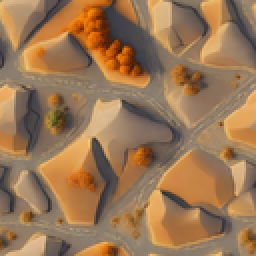
#> input picture genai_assets/terrain_tiles_oils/42_autumn_desert.png, 128 x 128 px (shown 2 times larger)
$ python tilesets.py --base_tile terrain_tiles_oils/42_autumn_desert.png
#> lines starting #> are read from the running program, lines starting #| are printed output that depends on the picture
import numpy as np
from PIL import Image
import argparse

TAPER_RATE = 2.0


def create_gradient_mask(size, direction, taper_rate=TAPER_RATE):

    """Create a gradient mask with corrected directions and improved smoothness."""
    if direction in ['left', 'right']:
        gradient = np.linspace(0, 1, size[0])
        mask = np.tile(gradient, (size[1], 1))
    elif direction in ['top', 'bottom']:
        gradient = np.linspace(0, 1, size[1])
        mask = np.tile(gradient, (size[0], 1)).T
    elif direction in ['top_left', 'top_right', 'bottom_left', 'bottom_right']:

        x_direction = 'left' if 'left' in direction else 'right'
        x_mask = create_gradient_mask(size, x_direction, taper_rate=taper_rate)

        y_direction = 'top' if 'top' in direction else 'bottom'
        y_mask = create_gradient_mask(size, y_direction, taper_rate=taper_rate)

        # Combine x and y masks but need them back as floats first
        x_mask = x_mask.astype(float) / 255
        y_mask = y_mask.astype(float) / 255

        combined_mask = x_mask * y_mask

        return (combined_mask * 255).astype(np.uint8)

    # Apply taper rate for smoother transition
    mask = np.power(mask, taper_rate)

    # Correct the gradient direction
    if direction in ['left', 'top']:
        # Flip orientation of the matrix
        mask = np.flip(mask, axis=0 if direction == 'top' else 1)

    return (mask * 255).astype(np.uint8)


def apply_gradient_mask(image, mask):
    """Apply gradient mask to image's alpha channel."""
    rgba = np.array(image.convert('RGBA'))
    rgba[..., 3] = mask
    return Image.fromarray(rgba)


def generate_tileset(base_tile_path, output_path, taper_rate=TAPER_RATE, output_format='auto'):
    """Generate a complete 3x3 tileset with fading edges and corners."""
#> called with base_tile_path = 'terrain_tiles_oils/42_autumn_desert.png', output_path = 'tiled_pebbles.png', taper_rate = 2, output_format = 'auto'
    base_tile = Image.open(base_tile_path).convert('RGBA')
    size = base_tile.size
#> size = (128, 128)

    # Create new image for the tileset (3x3 grid of tiles)
    tileset = Image.new('RGBA', (size[0] * 3, size[1] * 3), (0, 0, 0, 0))
#> tileset: PIL image 384x384 RGBA; every value is 0

    # Place base tile in the center
    tileset.paste(base_tile, (size[0], size[1]))

    # Generate and place edge tiles
    for direction in ['left', 'right', 'top', 'bottom']:
        mask = create_gradient_mask(size, direction, taper_rate)
        edge_tile = apply_gradient_mask(base_tile, mask)

        if direction == 'right':
            tileset.paste(edge_tile, (0, size[1]), edge_tile)
        elif direction == 'left':
            tileset.paste(edge_tile, (size[0] * 2, size[1]), edge_tile)
        elif direction == 'bottom':
            tileset.paste(edge_tile, (size[0], 0), edge_tile)
        elif direction == 'top':
            tileset.paste(edge_tile, (size[0], size[1] * 2), edge_tile)
#> this loop made 4 passes
#> pass 1, in generate_tileset, `edge_tile = apply_gradient_mask(base_tile, mask)`:
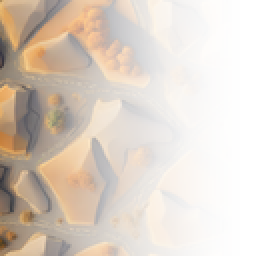
#> edge_tile: PIL image 128x128 RGBA (shown 2 times larger); mean R, G, B, A 154.1, 118.7, 84.1, 84.9; transparent parts drawn white
#> after the loop:
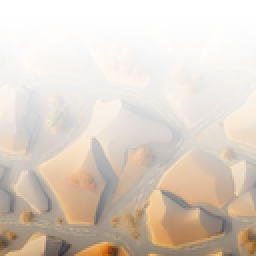
#> edge_tile: PIL image 128x128 RGBA (shown 2 times larger); mean R, G, B, A 154.1, 118.7, 84.1, 84.9; transparent parts drawn white
#> after the loop:
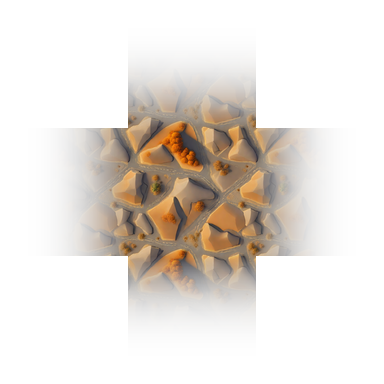
#> tileset: PIL image 384x384 RGBA; mean R, G, B, A 40, 30.8, 21.8, 51.1; transparent parts drawn white

    # Generate and place corner tiles
    for direction in ['top_left', 'top_right', 'bottom_left', 'bottom_right']:
        mask = create_gradient_mask(size, direction, taper_rate)
        corner_tile = apply_gradient_mask(base_tile, mask)

        if direction == 'bottom_right':
            tileset.paste(corner_tile, (0, 0), corner_tile)
        elif direction == 'bottom_left':
            tileset.paste(corner_tile, (size[0] * 2, 0), corner_tile)
        elif direction == 'top_right':
            tileset.paste(corner_tile, (0, size[1] * 2), corner_tile)
        elif direction == 'top_left':
            tileset.paste(corner_tile, (size[0] * 2, size[1] * 2), corner_tile)
#> this loop made 4 passes
#> pass 1, in create_gradient_mask (call 6), `mask = np.power(mask, taper_rate)`:
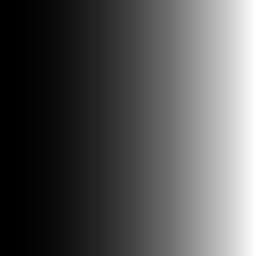
#> mask: shape (128, 128) float64 (shown 2 times larger); min 0, max 1, mean 0.335
#> pass 1, in create_gradient_mask (call 6), `mask = np.flip(mask, axis=0 if direction == 'top' else 1)`:
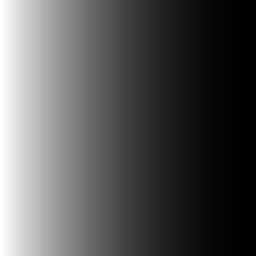
#> mask: shape (128, 128) float64 (shown 2 times larger); min 0, max 1, mean 0.335
#> after the loop:
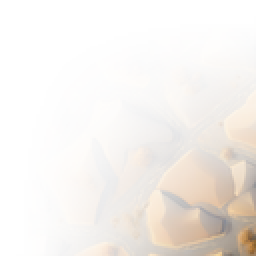
#> corner_tile: PIL image 128x128 RGBA (shown 2 times larger); mean R, G, B, A 154.1, 118.7, 84.1, 27.8; transparent parts drawn white
#> after the loop:
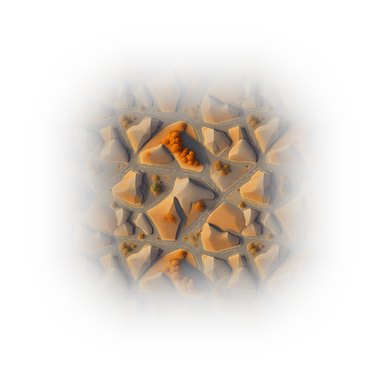
#> tileset: PIL image 384x384 RGBA; mean R, G, B, A 47.5, 36.6, 26, 55.6; transparent parts drawn white

    # Determine output format
    if output_format == 'auto':
        output_format = output_path.split('.')[-1].lower()

    # Save the tileset
    if output_format == 'webp':
        tileset.save(output_path, 'WEBP', lossless=True, quality=100)
    elif output_format == 'png':
        tileset.save(output_path, 'PNG')
    else:
        raise ValueError(f"Unsupported output format: {output_format}")

    print(f"Tileset saved to {output_path}")


# Test code
if __name__ == "__main__":
    default_base_tile = "terrain_tiles_oil/44_summer_sunny_pebbles.png"
    taper_power = 2  # 0 if we want just to view the tiling

    parser = argparse.ArgumentParser(description="Generate a tileset with fading edges.")
    parser.add_argument("--base_tile",  default=default_base_tile, help="Path to the base tile image")
    parser.add_argument("--output", default="tiled_pebbles.png",  help="Path for the output tileset")
    parser.add_argument("--taper", type=float, default=taper_power, help="Taper rate for fading (default: 1.0)")
    parser.add_argument("--format", choices=['auto', 'png', 'webp'], default='auto',
                        help="Output format (default: auto)")

    args = parser.parse_args()

    generate_tileset(args.base_tile, args.output, args.taper, args.format)

$ run again, on genai_assets/terrain_tiles_oils/42_autumn_dirt.png
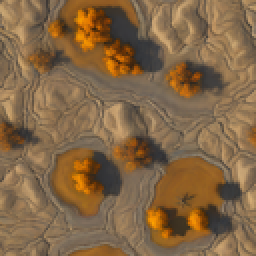
#> input picture genai_assets/terrain_tiles_oils/42_autumn_dirt.png, 128 x 128 px (shown 2 times larger)
#> after the loop in generate_tileset, `for direction in ['top_left', 'top_right', 'bottom_left', 'bottom_righ..`:
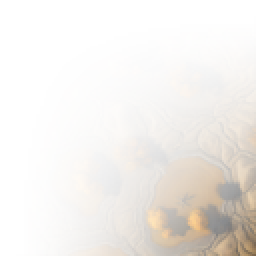
#> corner_tile: PIL image 128x128 RGBA (shown 2 times larger); mean R, G, B, A 131, 102.2, 69.5, 27.8; transparent parts drawn white
#> after the loop in generate_tileset, `for direction in ['top_left', 'top_right', 'bottom_left', 'bottom_righ..`:
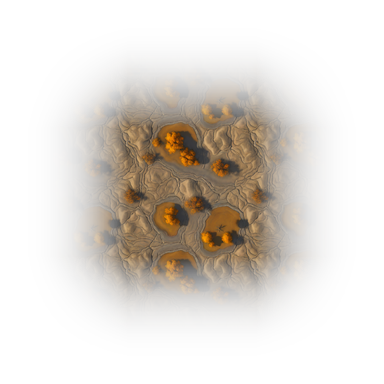
#> tileset: PIL image 384x384 RGBA; mean R, G, B, A 40.5, 31.6, 21.6, 55.6; transparent parts drawn white

$ run again, on genai_assets/terrain_tiles_oils/42_autumn_ocean.png
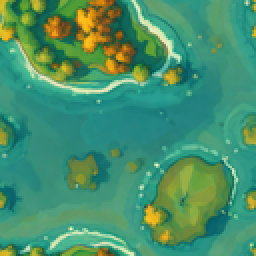
#> input picture genai_assets/terrain_tiles_oils/42_autumn_ocean.png, 128 x 128 px (shown 2 times larger)
#> after the loop in generate_tileset, `for direction in ['top_left', 'top_right', 'bottom_left', 'bottom_righ..`:
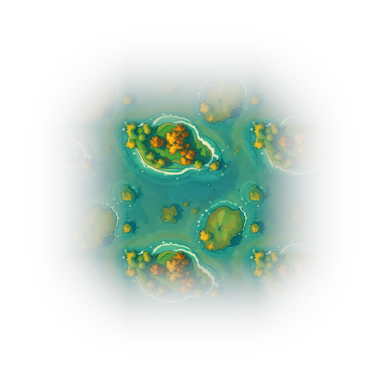
#> tileset: PIL image 384x384 RGBA; mean R, G, B, A 22, 44.8, 32.8, 55.6; transparent parts drawn white
